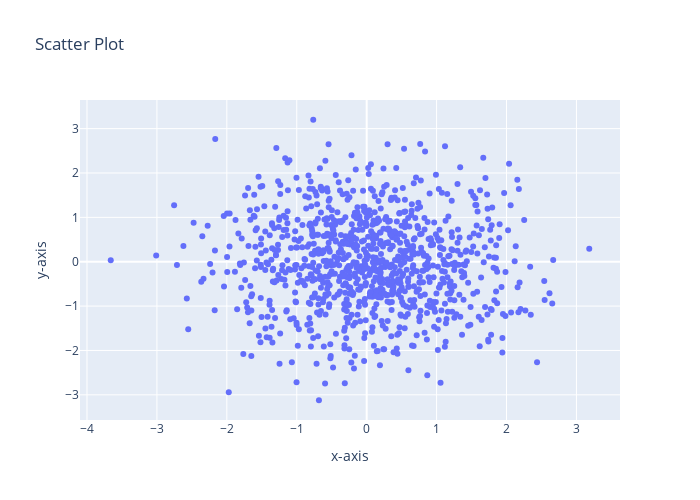

The notebook cell this image was saved under:
### Markdown cell above
program to draw a scatter plot for random 1000 x and y coordinates

### Code cell
'''
@Author: Pavan Nakate
@Date: 2021-11-22 01:03
@Last Modified by: Pavan Nakate
@Last Modified time: None
@Title : ScatterPlotfor1000points  
'''
import plotly.express as px
from pylab import randn
import pandas as pd

try:
    x = randn(1000)
    y = randn(1000)
    df = pd.DataFrame({ 'x-axis':x, 'y-axis':y })

    fig = px.scatter(df, x='x-axis', y='y-axis', width=700, height=500, title="Scatter Plot")
    fig.show()
    
except Exception as e:
    print(e)

### Figure 1 — Plotly figure (JSON) as saved in the notebook; plotly's stock layout.template omitted (floating-point values rounded to 4 significant figures; data arrays with more than 128 entries replaced by an {"elided": "..."} marker saying what was removed)
{"data": [{"hovertemplate": "x-axis=%{x}<br>y-axis=%{y}<extra></extra>", "legendgroup": "", "marker": {"color": "#636efa", "symbol": "circle"}, "mode": "markers", "name": "", "orientation": "v", "showlegend": false, "type": "scatter", "x": {"elided": "1000 float values"}, "xaxis": "x", "y": {"elided": "1000 float values"}, "yaxis": "y"}], "layout": {"height": 500, "legend": {"tracegroupgap": 0}, "title": {"text": "Scatter Plot"}, "width": 700, "xaxis": {"anchor": "y", "domain": [0, 1], "title": {"text": "x-axis"}}, "yaxis": {"anchor": "x", "domain": [0, 1], "title": {"text": "y-axis"}}}}
